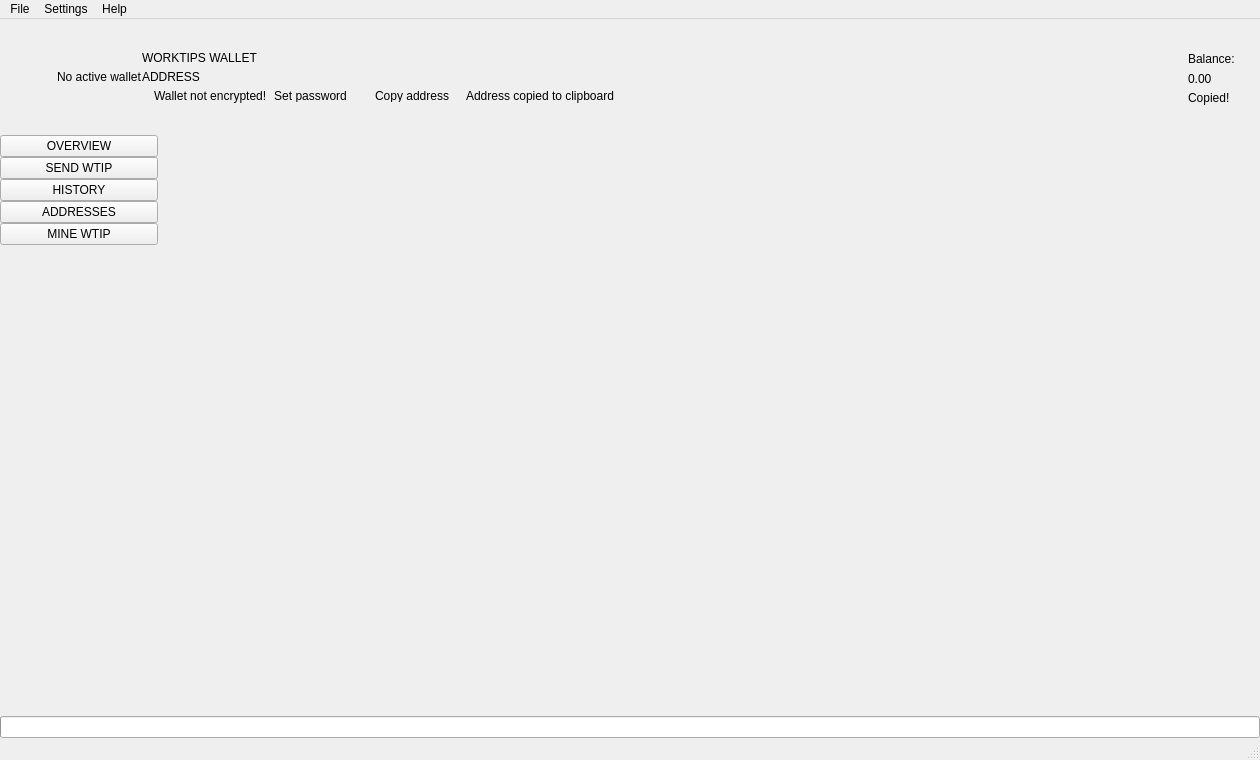
 <widget class="QMainWindow" name="MainWindow">
  <property name="geometry">
   <rect>
    <x>0</x>
    <y>0</y>
    <width>1260</width>
    <height>760</height>
   </rect>
  </property>
  <property name="sizePolicy">
   <sizepolicy hsizetype="Preferred" vsizetype="Preferred">
    <horstretch>0</horstretch>
    <verstretch>0</verstretch>
   </sizepolicy>
  </property>
  <property name="minimumSize">
   <size>
    <width>1260</width>
    <height>600</height>
   </size>
  </property>
  <property name="maximumSize">
   <size>
    <width>16777215</width>
    <height>16777215</height>
   </size>
  </property>
  <property name="windowTitle">
   <string>MainWindow</string>
  </property>
  <property name="windowIcon">
   <iconset>
    <normaloff>:/images/worktips</normaloff>:/images/worktips</iconset>
  </property>
  <widget class="QWidget" name="centralwidget">
   <layout class="QVBoxLayout" name="verticalLayout_2">
    <property name="spacing">
     <number>0</number>
    </property>
    <property name="leftMargin">
     <number>0</number>
    </property>
    <property name="topMargin">
     <number>0</number>
    </property>
    <property name="rightMargin">
     <number>0</number>
    </property>
    <property name="bottomMargin">
     <number>0</number>
    </property>
    <item>
     <widget class="QFrame" name="m_headerFrame">
      <property name="minimumSize">
       <size>
        <width>0</width>
        <height>116</height>
       </size>
      </property>
      <property name="maximumSize">
       <size>
        <width>16777215</width>
        <height>116</height>
       </size>
      </property>
      <property name="frameShape">
       <enum>QFrame::NoFrame</enum>
      </property>
      <property name="frameShadow">
       <enum>QFrame::Raised</enum>
      </property>
      <layout class="QHBoxLayout" name="horizontalLayout_3">
       <property name="spacing">
        <number>0</number>
       </property>
       <property name="leftMargin">
        <number>0</number>
       </property>
       <property name="topMargin">
        <number>0</number>
       </property>
       <property name="rightMargin">
        <number>25</number>
       </property>
       <property name="bottomMargin">
        <number>0</number>
       </property>
       <item>
        <spacer name="horizontalSpacer_2">
         <property name="orientation">
          <enum>Qt::Horizontal</enum>
         </property>
         <property name="sizeType">
          <enum>QSizePolicy::Fixed</enum>
         </property>
         <property name="sizeHint" stdset="0">
          <size>
           <width>30</width>
           <height>20</height>
          </size>
         </property>
        </spacer>
       </item>
       <item>
        <widget class="QLabel" name="m_logoLabel">
         <property name="text">
          <string/>
         </property>
        </widget>
       </item>
       <item>
        <spacer name="horizontalSpacer_5">
         <property name="orientation">
          <enum>Qt::Horizontal</enum>
         </property>
         <property name="sizeType">
          <enum>QSizePolicy::Fixed</enum>
         </property>
         <property name="sizeHint" stdset="0">
          <size>
           <width>20</width>
           <height>20</height>
          </size>
         </property>
        </spacer>
       </item>
       <item>
        <widget class="WalletGui::WalletSmallGrayTextLabel" name="m_noWalletLabel">
         <property name="text">
          <string>No active wallet</string>
         </property>
        </widget>
       </item>
       <item>
        <widget class="QFrame" name="m_walletFrame">
         <property name="frameShape">
          <enum>QFrame::NoFrame</enum>
         </property>
         <property name="frameShadow">
          <enum>QFrame::Raised</enum>
         </property>
         <layout class="QVBoxLayout" name="verticalLayout_3">
          <property name="spacing">
           <number>5</number>
          </property>
          <property name="leftMargin">
           <number>0</number>
          </property>
          <property name="topMargin">
           <number>0</number>
          </property>
          <property name="rightMargin">
           <number>0</number>
          </property>
          <property name="bottomMargin">
           <number>0</number>
          </property>
          <item>
           <spacer name="verticalSpacer_3">
            <property name="orientation">
             <enum>Qt::Vertical</enum>
            </property>
            <property name="sizeType">
             <enum>QSizePolicy::Minimum</enum>
            </property>
            <property name="sizeHint" stdset="0">
             <size>
              <width>20</width>
              <height>40</height>
             </size>
            </property>
           </spacer>
          </item>
          <item>
           <widget class="WalletGui::WalletSmallGrayTextLabel" name="m_walletLabel">
            <property name="text">
             <string>WORKTIPS WALLET</string>
            </property>
            <property name="indent">
             <number>0</number>
            </property>
           </widget>
          </item>
          <item>
           <widget class="QLabel" name="m_addressLabel">
            <property name="sizePolicy">
             <sizepolicy hsizetype="Preferred" vsizetype="Preferred">
              <horstretch>0</horstretch>
              <verstretch>0</verstretch>
             </sizepolicy>
            </property>
            <property name="cursor">
             <cursorShape>PointingHandCursor</cursorShape>
            </property>
            <property name="toolTip">
             <string>Click to copy</string>
            </property>
            <property name="text">
             <string>ADDRESS</string>
            </property>
            <property name="indent">
             <number>0</number>
            </property>
           </widget>
          </item>
          <item>
           <layout class="QHBoxLayout" name="horizontalLayout_2">
            <property name="spacing">
             <number>0</number>
            </property>
            <item alignment="Qt::AlignTop">
             <widget class="QFrame" name="m_notEncryptedFrame">
              <property name="frameShape">
               <enum>QFrame::NoFrame</enum>
              </property>
              <property name="frameShadow">
               <enum>QFrame::Raised</enum>
              </property>
              <layout class="QHBoxLayout" name="horizontalLayout_4">
               <property name="spacing">
                <number>0</number>
               </property>
               <property name="leftMargin">
                <number>0</number>
               </property>
               <property name="topMargin">
                <number>0</number>
               </property>
               <property name="rightMargin">
                <number>0</number>
               </property>
               <property name="bottomMargin">
                <number>0</number>
               </property>
               <item alignment="Qt::AlignVCenter">
                <widget class="QLabel" name="m_notEncryptedIconLabel">
                 <property name="text">
                  <string/>
                 </property>
                 <property name="pixmap">
                  <pixmap resource="../../resources.qrc">:/icons/lock_open_gray</pixmap>
                 </property>
                 <property name="alignment">
                  <set>Qt::AlignLeading|Qt::AlignLeft|Qt::AlignVCenter</set>
                 </property>
                </widget>
               </item>
               <item>
                <spacer name="horizontalSpacer_11">
                 <property name="orientation">
                  <enum>Qt::Horizontal</enum>
                 </property>
                 <property name="sizeType">
                  <enum>QSizePolicy::Fixed</enum>
                 </property>
                 <property name="sizeHint" stdset="0">
                  <size>
                   <width>5</width>
                   <height>3</height>
                  </size>
                 </property>
                </spacer>
               </item>
               <item alignment="Qt::AlignVCenter">
                <widget class="WalletGui::WalletTinyGrayTextLabel" name="m_notEncryptedTextLabel">
                 <property name="text">
                  <string>Wallet not encrypted!</string>
                 </property>
                 <property name="alignment">
                  <set>Qt::AlignLeading|Qt::AlignLeft|Qt::AlignVCenter</set>
                 </property>
                </widget>
               </item>
               <item>
                <spacer name="horizontalSpacer_9">
                 <property name="orientation">
                  <enum>Qt::Horizontal</enum>
                 </property>
                 <property name="sizeType">
                  <enum>QSizePolicy::Fixed</enum>
                 </property>
                 <property name="sizeHint" stdset="0">
                  <size>
                   <width>3</width>
                   <height>3</height>
                  </size>
                 </property>
                </spacer>
               </item>
               <item alignment="Qt::AlignVCenter">
                <widget class="WalletGui::WalletTinyLinkLikeButton" name="m_encryptButton">
                 <property name="sizePolicy">
                  <sizepolicy hsizetype="Minimum" vsizetype="Minimum">
                   <horstretch>0</horstretch>
                   <verstretch>0</verstretch>
                  </sizepolicy>
                 </property>
                 <property name="minimumSize">
                  <size>
                   <width>0</width>
                   <height>3</height>
                  </size>
                 </property>
                 <property name="cursor">
                  <cursorShape>PointingHandCursor</cursorShape>
                 </property>
                 <property name="text">
                  <string>Set password</string>
                 </property>
                 <property name="flat">
                  <bool>true</bool>
                 </property>
                </widget>
               </item>
               <item>
                <spacer name="horizontalSpacer_10">
                 <property name="orientation">
                  <enum>Qt::Horizontal</enum>
                 </property>
                 <property name="sizeType">
                  <enum>QSizePolicy::Fixed</enum>
                 </property>
                 <property name="sizeHint" stdset="0">
                  <size>
                   <width>20</width>
                   <height>3</height>
                  </size>
                 </property>
                </spacer>
               </item>
              </layout>
             </widget>
            </item>
            <item alignment="Qt::AlignVCenter">
             <widget class="WalletGui::WalletTinyLinkLikeButton" name="m_copyAddressButton">
              <property name="sizePolicy">
               <sizepolicy hsizetype="Minimum" vsizetype="Minimum">
                <horstretch>0</horstretch>
                <verstretch>0</verstretch>
               </sizepolicy>
              </property>
              <property name="minimumSize">
               <size>
                <width>0</width>
                <height>3</height>
               </size>
              </property>
              <property name="cursor">
               <cursorShape>PointingHandCursor</cursorShape>
              </property>
              <property name="focusPolicy">
               <enum>Qt::NoFocus</enum>
              </property>
              <property name="autoFillBackground">
               <bool>true</bool>
              </property>
              <property name="text">
               <string>Copy address</string>
              </property>
              <property name="flat">
               <bool>true</bool>
              </property>
             </widget>
            </item>
            <item>
             <spacer name="horizontalSpacer_7">
              <property name="orientation">
               <enum>Qt::Horizontal</enum>
              </property>
              <property name="sizeType">
               <enum>QSizePolicy::Fixed</enum>
              </property>
              <property name="sizeHint" stdset="0">
               <size>
                <width>13</width>
                <height>3</height>
               </size>
              </property>
             </spacer>
            </item>
            <item alignment="Qt::AlignVCenter">
             <widget class="WalletGui::CopyMagicLabel" name="m_copyAddressLabel">
              <property name="text">
               <string>Address copied to clipboard</string>
              </property>
              <property name="alignment">
               <set>Qt::AlignLeading|Qt::AlignLeft|Qt::AlignVCenter</set>
              </property>
             </widget>
            </item>
            <item>
             <spacer name="horizontalSpacer">
              <property name="orientation">
               <enum>Qt::Horizontal</enum>
              </property>
              <property name="sizeHint" stdset="0">
               <size>
                <width>40</width>
                <height>3</height>
               </size>
              </property>
             </spacer>
            </item>
           </layout>
          </item>
          <item>
           <spacer name="verticalSpacer_2">
            <property name="orientation">
             <enum>Qt::Vertical</enum>
            </property>
            <property name="sizeType">
             <enum>QSizePolicy::Minimum</enum>
            </property>
            <property name="sizeHint" stdset="0">
             <size>
              <width>20</width>
              <height>40</height>
             </size>
            </property>
           </spacer>
          </item>
         </layout>
        </widget>
       </item>
       <item>
        <spacer name="horizontalSpacer_3">
         <property name="orientation">
          <enum>Qt::Horizontal</enum>
         </property>
         <property name="sizeType">
          <enum>QSizePolicy::Expanding</enum>
         </property>
         <property name="sizeHint" stdset="0">
          <size>
           <width>34</width>
           <height>20</height>
          </size>
         </property>
        </spacer>
       </item>
       <item>
        <spacer name="horizontalSpacer_8">
         <property name="orientation">
          <enum>Qt::Horizontal</enum>
         </property>
         <property name="sizeType">
          <enum>QSizePolicy::Fixed</enum>
         </property>
         <property name="sizeHint" stdset="0">
          <size>
           <width>34</width>
           <height>20</height>
          </size>
         </property>
        </spacer>
       </item>
       <item alignment="Qt::AlignRight|Qt::AlignVCenter">
        <widget class="QFrame" name="m_balanceFrame">
         <layout class="QGridLayout" name="gridLayout">
          <property name="leftMargin">
           <number>0</number>
          </property>
          <property name="topMargin">
           <number>30</number>
          </property>
          <property name="rightMargin">
           <number>0</number>
          </property>
          <property name="bottomMargin">
           <number>0</number>
          </property>
          <property name="verticalSpacing">
           <number>3</number>
          </property>
          <item row="0" column="2">
           <layout class="QVBoxLayout" name="verticalLayout_4">
            <item>
             <widget class="QLabel" name="m_balanceTextLabel">
              <property name="text">
               <string>Balance:</string>
              </property>
             </widget>
            </item>
            <item>
             <widget class="QLabel" name="m_balanceLabel">
              <property name="cursor">
               <cursorShape>PointingHandCursor</cursorShape>
              </property>
              <property name="toolTip">
               <string>Click to copy</string>
              </property>
              <property name="text">
               <string>0.00</string>
              </property>
             </widget>
            </item>
           </layout>
          </item>
          <item row="1" column="2">
           <widget class="WalletGui::CopyMagicLabel" name="m_balanceCopyLabel">
            <property name="text">
             <string>Copied!</string>
            </property>
           </widget>
          </item>
          <item row="0" column="1">
           <spacer name="horizontalSpacer_6">
            <property name="orientation">
             <enum>Qt::Horizontal</enum>
            </property>
            <property name="sizeType">
             <enum>QSizePolicy::Fixed</enum>
            </property>
            <property name="sizeHint" stdset="0">
             <size>
              <width>2</width>
              <height>39</height>
             </size>
            </property>
           </spacer>
          </item>
          <item row="2" column="2">
           <spacer name="verticalSpacer_5">
            <property name="orientation">
             <enum>Qt::Vertical</enum>
            </property>
            <property name="sizeType">
             <enum>QSizePolicy::Expanding</enum>
            </property>
            <property name="sizeHint" stdset="0">
             <size>
              <width>20</width>
              <height>50</height>
             </size>
            </property>
           </spacer>
          </item>
          <item row="0" column="0">
           <widget class="QLabel" name="m_balanceIconLabel">
            <property name="text">
             <string/>
            </property>
            <property name="pixmap">
             <pixmap resource="../../resources.qrc"></pixmap>
            </property>
           </widget>
          </item>
         </layout>
        </widget>
       </item>
      </layout>
     </widget>
    </item>
    <item>
     <layout class="QHBoxLayout" name="horizontalLayout" stretch="0,0,0,0,0,0,0,0">
      <property name="spacing">
       <number>0</number>
      </property>
      <item>
       <widget class="QFrame" name="m_toolFrame">
        <property name="frameShape">
         <enum>QFrame::NoFrame</enum>
        </property>
        <property name="frameShadow">
         <enum>QFrame::Plain</enum>
        </property>
        <property name="lineWidth">
         <number>0</number>
        </property>
        <layout class="QVBoxLayout" name="verticalLayout">
         <property name="spacing">
          <number>0</number>
         </property>
         <property name="leftMargin">
          <number>0</number>
         </property>
         <property name="topMargin">
          <number>0</number>
         </property>
         <property name="rightMargin">
          <number>0</number>
         </property>
         <property name="bottomMargin">
          <number>0</number>
         </property>
         <item>
          <widget class="QPushButton" name="m_overviewButton">
           <property name="sizePolicy">
            <sizepolicy hsizetype="Minimum" vsizetype="Fixed">
             <horstretch>0</horstretch>
             <verstretch>0</verstretch>
            </sizepolicy>
           </property>
           <property name="focusPolicy">
            <enum>Qt::NoFocus</enum>
           </property>
           <property name="text">
            <string>OVERVIEW</string>
           </property>
           <property name="checkable">
            <bool>true</bool>
           </property>
           <attribute name="buttonGroup">
            <string notr="true">m_toolButtonGroup</string>
           </attribute>
          </widget>
         </item>
         <item>
          <widget class="QPushButton" name="m_sendButton">
           <property name="sizePolicy">
            <sizepolicy hsizetype="Minimum" vsizetype="Fixed">
             <horstretch>0</horstretch>
             <verstretch>0</verstretch>
            </sizepolicy>
           </property>
           <property name="focusPolicy">
            <enum>Qt::NoFocus</enum>
           </property>
           <property name="text">
            <string>SEND WTIP</string>
           </property>
           <property name="checkable">
            <bool>true</bool>
           </property>
           <attribute name="buttonGroup">
            <string notr="true">m_toolButtonGroup</string>
           </attribute>
          </widget>
         </item>
         <item>
          <widget class="QPushButton" name="m_transactionsButton">
           <property name="sizePolicy">
            <sizepolicy hsizetype="Minimum" vsizetype="Fixed">
             <horstretch>0</horstretch>
             <verstretch>0</verstretch>
            </sizepolicy>
           </property>
           <property name="focusPolicy">
            <enum>Qt::NoFocus</enum>
           </property>
           <property name="text">
            <string>HISTORY</string>
           </property>
           <property name="checkable">
            <bool>true</bool>
           </property>
           <attribute name="buttonGroup">
            <string notr="true">m_toolButtonGroup</string>
           </attribute>
          </widget>
         </item>

         <item>
          <widget class="QPushButton" name="m_addressBookButton">
           <property name="sizePolicy">
            <sizepolicy hsizetype="Minimum" vsizetype="Fixed">
             <horstretch>0</horstretch>
             <verstretch>0</verstretch>
            </sizepolicy>
           </property>
           <property name="focusPolicy">
            <enum>Qt::NoFocus</enum>
           </property>
           <property name="text">
            <string>ADDRESSES</string>
           </property>
           <property name="checkable">
            <bool>true</bool>
           </property>
           <attribute name="buttonGroup">
            <string notr="true">m_toolButtonGroup</string>
           </attribute>
          </widget>
         </item>
         <item>
          <widget class="QPushButton" name="m_miningButton">
           <property name="focusPolicy">
            <enum>Qt::NoFocus</enum>
           </property>
           <property name="text">
            <string>MINE WTIP</string>
           </property>
           <property name="checkable">
            <bool>true</bool>
           </property>
           <attribute name="buttonGroup">
            <string notr="true">m_toolButtonGroup</string>
           </attribute>
          </widget>
         </item>
         <item>
          <spacer name="verticalSpacer">
           <property name="orientation">
            <enum>Qt::Vertical</enum>
           </property>
           <property name="sizeHint" stdset="0">
            <size>
             <width>20</width>
             <height>40</height>
            </size>
           </property>
          </spacer>
         </item>
        </layout>
       </widget>
      </item>
      <item>
       <widget class="WalletGui::OverviewFrame" name="m_overviewFrame">
        <property name="frameShape">
         <enum>QFrame::NoFrame</enum>
        </property>
        <property name="frameShadow">
         <enum>QFrame::Raised</enum>
        </property>
       </widget>
      </item>
      <item>
       <widget class="WalletGui::SendFrame" name="m_sendFrame">
        <property name="frameShape">
         <enum>QFrame::NoFrame</enum>
        </property>
        <property name="frameShadow">
         <enum>QFrame::Raised</enum>
        </property>
       </widget>
      </item>
      <item>
       <widget class="WalletGui::TransactionsFrame" name="m_transactionsFrame">
        <property name="frameShape">
         <enum>QFrame::NoFrame</enum>
        </property>
        <property name="frameShadow">
         <enum>QFrame::Raised</enum>
        </property>
       </widget>
      </item>
      <item>
       <widget class="WalletGui::AddressBookFrame" name="m_addressBookFrame">
        <property name="frameShape">
         <enum>QFrame::NoFrame</enum>
        </property>
        <property name="frameShadow">
         <enum>QFrame::Raised</enum>
        </property>
       </widget>
      </item>
      <item>
       <widget class="WalletGui::NoWalletFrame" name="m_noWalletFrame">
        <property name="frameShape">
         <enum>QFrame::NoFrame</enum>
        </property>
        <property name="frameShadow">
         <enum>QFrame::Raised</enum>
        </property>
       </widget>
      </item>
      <item>
       <widget class="WalletGui::BlockExplorerFrame" name="m_blockExplorerFrame">
        <property name="frameShape">
         <enum>QFrame::NoFrame</enum>
        </property>
        <property name="frameShadow">
         <enum>QFrame::Raised</enum>
        </property>
       </widget>
      </item>
      <item>
       <widget class="WalletGui::MiningFrame" name="m_miningFrame">
        <property name="frameShape">
         <enum>QFrame::NoFrame</enum>
        </property>
        <property name="frameShadow">
         <enum>QFrame::Raised</enum>
        </property>
       </widget>
      </item>
     </layout>
    </item>
    <item>
     <widget class="QProgressBar" name="m_syncProgress">
      <property name="maximum">
       <number>100</number>
      </property>
      <property name="value">
       <number>0</number>
      </property>
      <property name="textVisible">
       <bool>false</bool>
      </property>
     </widget>
    </item>
   </layout>
  </widget>
  <widget class="QMenuBar" name="menubar">
   <property name="geometry">
    <rect>
     <x>0</x>
     <y>0</y>
     <width>1260</width>
     <height>22</height>
    </rect>
   </property>
   <widget class="QMenu" name="menuFile">
    <property name="title">
     <string>File</string>
    </property>
    <addaction name="m_createWalletAction"/>
    <addaction name="m_openWalletAction"/>
    <addaction name="m_recentWalletsAction"/>
    <addaction name="m_backupWalletAction"/>
    <addaction name="m_saveKeysAction"/>
    <addaction name="m_resetAction"/>
    <addaction name="m_importKeyAction"/>
    <addaction name="m_exportKeyAction"/>
    <addaction name="m_exportTrackingKeyAction"/>
    <addaction name="m_exitAction"/>
   </widget>
   <widget class="QMenu" name="menuSettings">
    <property name="title">
     <string>Settings</string>
    </property>
    <widget class="QMenu" name="menuThemes">
     <property name="title">
      <string>Themes</string>
     </property>
    </widget>
    <addaction name="m_encryptWalletAction"/>
    <addaction name="m_changePasswordAction"/>
    <addaction name="separator"/>
    <addaction name="m_autostartAction"/>
    <addaction name="m_minimizeToTrayAction"/>
    <addaction name="m_closeToTrayAction"/>
   </widget>
   <widget class="QMenu" name="menuHelp">
    <property name="title">
     <string>Help</string>
    </property>
    <addaction name="m_communityForumAction"/>
    <addaction name="m_reportIssueAction"/>
    <addaction name="m_aboutBytecoinAction"/>
    <addaction name="m_aboutQtAction"/>
   </widget>
   <addaction name="menuFile"/>
   <addaction name="menuSettings"/>
   <addaction name="menuHelp"/>
  </widget>
  <widget class="WalletGui::WalletStatusBar" name="statusBar"/>
  <action name="m_exitAction">
   <property name="checkable">
    <bool>false</bool>
   </property>
   <property name="enabled">
    <bool>true</bool>
   </property>
   <property name="text">
    <string>Exit</string>
   </property>
   <property name="shortcut">
    <string>Ctrl+Q</string>
   </property>
  </action>
  <action name="m_createWalletAction">
   <property name="enabled">
    <bool>true</bool>
   </property>
   <property name="text">
    <string>Create wallet</string>
   </property>
  </action>
  <action name="m_openWalletAction">
   <property name="enabled">
    <bool>true</bool>
   </property>
   <property name="text">
    <string>Open wallet</string>
   </property>
  </action>
  <action name="m_encryptWalletAction">
   <property name="enabled">
    <bool>true</bool>
   </property>
   <property name="text">
    <string>Encrypt wallet</string>
   </property>
  </action>
  <action name="m_changePasswordAction">
   <property name="enabled">
    <bool>true</bool>
   </property>
   <property name="text">
    <string>Change password</string>
   </property>
   <property name="toolTip">
    <string>Change password</string>
   </property>
  </action>
  <action name="m_aboutBytecoinAction">
   <property name="enabled">
    <bool>true</bool>
   </property>
   <property name="text">
    <string>About Worktips</string>
   </property>
  </action>
  <action name="m_aboutQtAction">
   <property name="enabled">
    <bool>true</bool>
   </property>
   <property name="text">
    <string>About Qt</string>
   </property>
  </action>
  <action name="m_backupWalletAction">
   <property name="enabled">
    <bool>true</bool>
   </property>
   <property name="text">
    <string>Backup wallet</string>
   </property>
  </action>
  <action name="m_autostartAction">
   <property name="checkable">
    <bool>true</bool>
   </property>
   <property name="text">
    <string>Start on system login</string>
   </property>
  </action>
  <action name="m_minimizeToTrayAction">
   <property name="checkable">
    <bool>true</bool>
   </property>
   <property name="text">
    <string>Minimize to tray</string>
   </property>
  </action>
  <action name="m_closeToTrayAction">
   <property name="checkable">
    <bool>true</bool>
   </property>
   <property name="text">
    <string>Close to tray</string>
   </property>
  </action>
  <action name="m_preferencesAction">
   <property name="text">
    <string>Preferences</string>
   </property>
  </action>
  <action name="m_recentWalletsAction">
   <property name="text">
    <string>Recent wallets</string>
   </property>
  </action>
  <action name="m_exportTrackingKeyAction">
   <property name="text">
    <string>Export tracking key</string>
   </property>
   <property name="toolTip">
    <string>Export tracking key</string>
   </property>
  </action>
  <action name="m_importKeyAction">
   <property name="text">
    <string>Import key</string>
   </property>
   <property name="toolTip">
    <string>Import key</string>
   </property>
  </action>
  <action name="m_communityForumAction">
   <property name="text">
    <string>Join us on Discord</string>
   </property>
  </action>
  <action name="m_reportIssueAction">
   <property name="text">
    <string>Report an issue</string>
   </property>
  </action>
  <action name="m_resetAction">
   <property name="text">
    <string>Reset wallet</string>
   </property>
  </action>
  <action name="m_saveKeysAction">
   <property name="text">
    <string>Save wallet keys</string>
   </property>
  </action>
  <action name="m_exportKeyAction">
   <property name="text">
    <string>Export key</string>
   </property>
   <property name="toolTip">
    <string>Export key</string>
   </property>
  </action>

 </widget>
